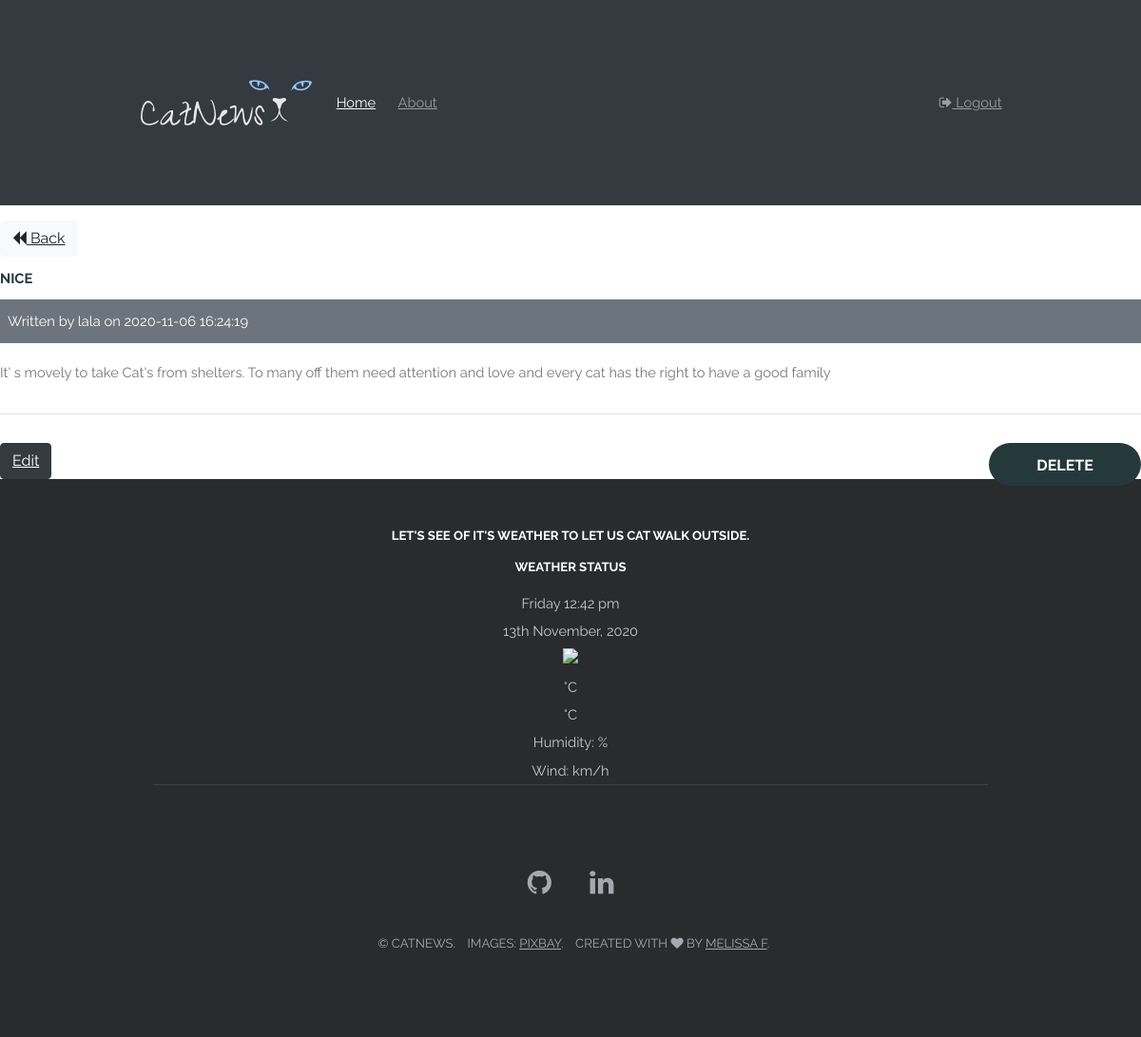
/cat/posts/show/15 (signed in), run on the app's committed database.
### tables this page shows
CREATE TABLE `posts` (
  `id` int(11) NOT NULL,
  `user_id` int(11) NOT NULL,
  `title` varchar(255) NOT NULL,
  `body` text NOT NULL,
  `created_at` datetime NOT NULL DEFAULT current_timestamp()
);

CREATE TABLE `users` (
  `id` int(11) NOT NULL,
  `name` varchar(255) NOT NULL,
  `email` varchar(255) NOT NULL,
  `password` varchar(255) NOT NULL,
  `created_at` datetime NOT NULL DEFAULT current_timestamp()
);

### cat/app/controllers/Posts.php (called while the page is built, shortened)
<?php
  class Posts extends Controller{
    public function __construct(){
      $this->postModel = $this->model('Post');
      $this->userModel = $this->model('User');
    }
    public function show($id){
      $post = $this->postModel->getPostById($id);
      $user = $this->userModel->getUserById($post->user_id);
      $data = [
        'post' => $post,
        'user' => $user
      ];
      $this->view('/posts/show', $data);
    }
  }

### cat/app/libraries/Core.php (called while the page is built, shortened)
<?php
  class Core {
    protected $currentMethod = 'index0';
    public function __construct(){
      $url = $this->getUrl();
      if(file_exists('../app/controllers/'.ucwords($url[0]).'.php')){
        unset($url[0]);
      }
      $this->currentController = new $this->currentController;
      if(isset($url[1])){
        if(method_exists($this->currentController, $url[1])){
          $this->currentMethod = $url[1];
          unset($url[1]);
        }
      }
      $this->params = $url ? array_values($url) : [];
      call_user_func_array([$this->currentController, $this->currentMethod], $this->params);
    }
    public function getUrl(){
        if(isset($_GET['url'])){
          $url = rtrim($_GET['url'], '/');
          $url = filter_var($url, FILTER_SANITIZE_URL);
          $url = explode('/', $url);
          return $url;
        }
    }
  }

### cat/public/index.php (called while the page is built, shortened)
<?php
  $init = new Core;

### cat/app/libraries/Database.php (called while the page is built, shortened)
<?php
class Database {
	private $host = DB_HOST;
	private $user = DB_USER;
	private $pass = DB_PASS;
	private $dbname = DB_NAME;
	private $dbh;
	private $stmt;
	public function __construct() {
		$dsn = 'mysql:host=' . $this->host . ';dbname=' . $this->dbname;
		$options = array (
			PDO::ATTR_PERSISTENT => true,
			PDO::ATTR_ERRMODE => PDO::ERRMODE_EXCEPTION
		);
		try {
			$this->dbh = new PDO ($dsn, $this->user, $this->pass, $options);
		}
		catch ( PDOException $e ) {
			$this->error = $e->getMessage();
		}
	}
	public function query($query) {
		$this->stmt = $this->dbh->prepare($query);
	}
	public function bind($param, $value, $type = null) {
		if (is_null ($type)) {
			switch (true) {
				default :
					$type = PDO::PARAM_STR;
			}
		}
		$this->stmt->bindValue($param, $value, $type);
	}
	public function execute(){
		return $this->stmt->execute();
	}
	public function single(){
		$this->execute();
		return $this->stmt->fetch(PDO::FETCH_OBJ);
	}
}

### cat/app/models/Post.php (called while the page is built, shortened)
<?php
  class Post {
    private $db;
    public function __construct(){
      $this->db = new Database;
    }
    public function getPostById($id){
      $this->db->query("SELECT * FROM posts WHERE id = :id");
      $this->db->bind(':id', $id);
      $row = $this->db->single();
      return $row;
    }
  }

### cat/app/models/User.php (called while the page is built, shortened)
<?php
  class User {
    private $db;
    public function __construct(){
      $this->db = new Database;
    }
    public function getUserById($id){
      $this->db->query("SELECT * FROM users WHERE id = :id");
      $this->db->bind(':id', $id);
      $row = $this->db->single();
      return $row;
    }
}

### cat/app/views/posts/show.php (the view)
<?php require APPROOT . '/views/inc/header_show.php'; ?>
  <a href="<?php echo URLROOT; ?>" class="btn btn-light mb-3"><i class="fa fa-backward" aria-hidden="true"></i> Back</a>
  <br>
  <h1><?php echo $data['post']->title; ?></h1>
  <div class="bg-secondary text-white p-2 mb-3">
    Written by <?php echo $data['user']->name; ?> on <?php echo $data['post']->created_at; ?>
  </div>
  <p><?php echo $data['post']->body; ?></p>
  <?php if($data['post']->user_id == $_SESSION['user_id']) : ?>
    <hr>
    <a class="btn btn-dark" href="<?php echo URLROOT; ?>/posts/edit/<?php echo $data['post']->id; ?>">Edit</a>
    <form class="pull-right" action="<?php echo URLROOT; ?>/posts/delete/<?php echo $data['post']->id; ?>" method="post">
      <input type="submit" class="btn btn-danger" value="Delete">
    </form>
  <?php endif; ?>
<?php require APPROOT . '/views/inc/footer.php'; ?>

### cat/public/css/main.css (style rules this page uses)
html, body, div, span, applet, object, iframe, h1, h2, h3, h4, h5, h6, p, blockquote, pre, a, abbr, acronym, address, big, cite, code, del, dfn, em, img, ins, kbd, q, s, samp, small, strike, strong, sub, sup, tt, var, b, u, i, center, dl, dt, dd, ol, ul, li, fieldset, form, label, legend, table, caption, tbody, tfoot, thead, tr, th, td, article, aside, canvas, details, embed, figure, figcaption, header, hgroup, menu, nav, output, ruby, section, summary, time, mark, audio, video { margin: 0; padding: 0; border: 0; font-size: 100%; font: inherit; vertical-align: baseline; }
body { line-height: 1; }
body { -webkit-text-size-adjust: none; }
*, *:before, *:after { -moz-box-sizing: border-box; -webkit-box-sizing: border-box; box-sizing: border-box; }
body { -ms-overflow-style: scrollbar; }
body { background: #fff; }
body { background-color: #fff; color: #777; }
body, input, select, textarea { font-family: "Raleway", Helvetica, sans-serif; font-size: 13pt; font-weight: 400; line-height: 2em; }
@media screen and (max-width: 1680px) { body, input, select, textarea { font-size: 11pt; } }
@media screen and (max-width: 1280px) { body, input, select, textarea { font-size: 11pt; } }
a { text-decoration: underline; }
em, i { font-style: italic; }
p { margin: 0 0 2em 0; }
h1, h2, h3, h4, h5, h6 { font-weight: 700; line-height: 1em; margin: 0 0 1em 0; text-transform: uppercase; }
hr { border: 0; border-bottom-style: solid; border-bottom-width: 1px; margin: 2em 0; }
input, select, textarea { color: #25383b; }
a { color: #51baa4; }
h1, h2, h3, h4, h5, h6 { color: #25383b; }
hr { border-bottom-color: rgba(144, 144, 144, 0.25); }
form { margin: 0 0 2em 0; }
input[type="submit"], input[type="reset"], input[type="button"], button, .button { -moz-appearance: none; -webkit-appearance: none; -ms-appearance: none; appearance: none; -moz-transition: background-color 0.2s ease-in-out, color 0.2s ease-in-out; -webkit-transition: background-color 0.2s ease-in-out, color 0.2s ease-in-out; -ms-transition: background-color 0.2s ease-in-out, color 0.2s ease-in-out; transition: background-color 0.2s ease-in-out, color 0.2s ease-in-out; border-radius: 2.5em; border: 0; cursor: pointer; display: inline-block; font-weight: 700; height: 2.85em; line-height: 2.95em; min-width: 10em; padding: 0 1.5em; text-align: center; text-decoration: none; text-transform: uppercase; white-space: nowrap; }
input[type="submit"], input[type="reset"], input[type="button"], button, .button { background-color: #25383b; box-shadow: none; color: #fff !important; }

### data on the page
posts: title "NICE", created_at "2020-11-06 16:24:19", body "It' s movely to take Cat's from shelters. To many off them need attention and love and every cat has the right to have a good family"
users: name "lala"
